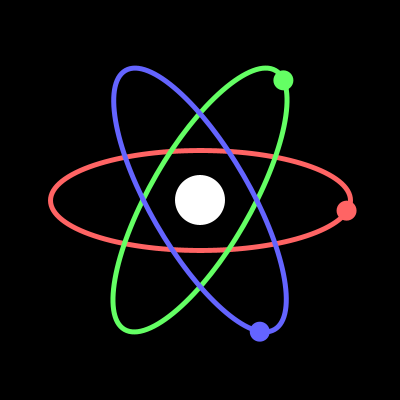
Frame 1 (no input)
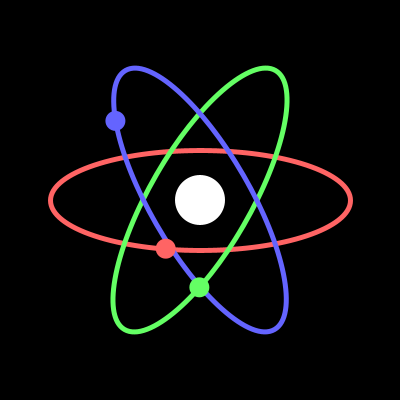
Frame 60 (the mouse pressed at the canvas centre just before this capture)
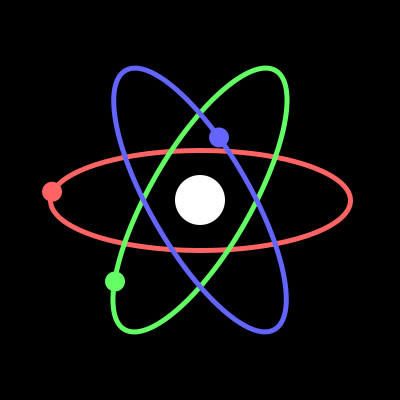
Frame 120 (the mouse held since frame 60 and released just before this capture)

The Processing sketch that drew these frames (run headless with seeded random() and noise(); from frame 60 on, the mouse is pressed at the canvas centre):

// Processing sketch: Atomic
// ── Atomic.pde
// Animate 3 electrons orbiting around a nucleus.
// Each electron should follow a path and match
// colors with its respective path.

// Don't use rotate()
// Use vectors and trigonometry

void setup(){
  size(400, 400);
}
void draw(){
  
  drawBackground();
  
  ///////////////// START YOUR CODE HERE:
  
  
  // Create vectors to hold each electron's position
  PVector elRed = new PVector();
  PVector elBlue = new PVector();
  PVector elGreen = new PVector();
  
  // Store the time in seconds for movement
  float time = (float)millis()/1000;
  
  // Set up the electrons' movement
  elRed.x = 150 * cos(time * 1.5);
  elRed.y = 50 * sin(time * 1.5);
  
  elBlue.x = 150 * cos(time * 2);
  elBlue.y = 50 * sin(time * 2);
  
  elGreen.x = 150 * cos(time * 1.75);
  elGreen.y = 50 * sin(time * 1.75);
  
  // Convert the blue and green electrons' position into polar coordinates
  float angleB = atan2(elBlue.y, elBlue.x);
  float magB = sqrt(elBlue.x * elBlue.x + elBlue.y * elBlue.y);
  
  float angleG = atan2(elGreen.y, elGreen.x);
  float magG = sqrt(elGreen.x * elGreen.x + elGreen.y * elGreen.y);
  // Set the other electrons based on the red electron
  elBlue.x = magB * cos(angleB + radians(60));
  elBlue.y = magB * sin(angleB + radians(60));
  
  elGreen.x = magG * cos(angleG - radians(60));
  elGreen.y = magG * sin(angleG - radians(60));

  // Draw all electrons
  noStroke();
  fill(255,100,100);
  ellipse(elRed.x + 200, elRed.y+200, 20, 20);
  fill(100,100,255);
  ellipse(elBlue.x + 200, elBlue.y + 200, 20, 20);
  fill(100,255,100);
  ellipse(elGreen.x + 200, elGreen.y + 200, 20, 20);
  
  
  ///////////////// END YOUR CODE HERE
  
}
void drawBackground(){
  background(0);
  noStroke();
  fill(255);
  ellipse(200,200,50,50);
  noFill();
  strokeWeight(5);
  
  pushMatrix();
  translate(200,200);
  stroke(255,100,100);
  ellipse(0,0,300,100);
  popMatrix();
  
  pushMatrix();
  translate(200,200);
  rotate(PI/1.5);
  stroke(100,255,100);
  ellipse(0,0,300,100);
  popMatrix();
  
  pushMatrix();
  translate(200,200);
  rotate(2*PI/1.5);
  stroke(100,100,255);
  ellipse(0,0,300,100);
  popMatrix();
}
